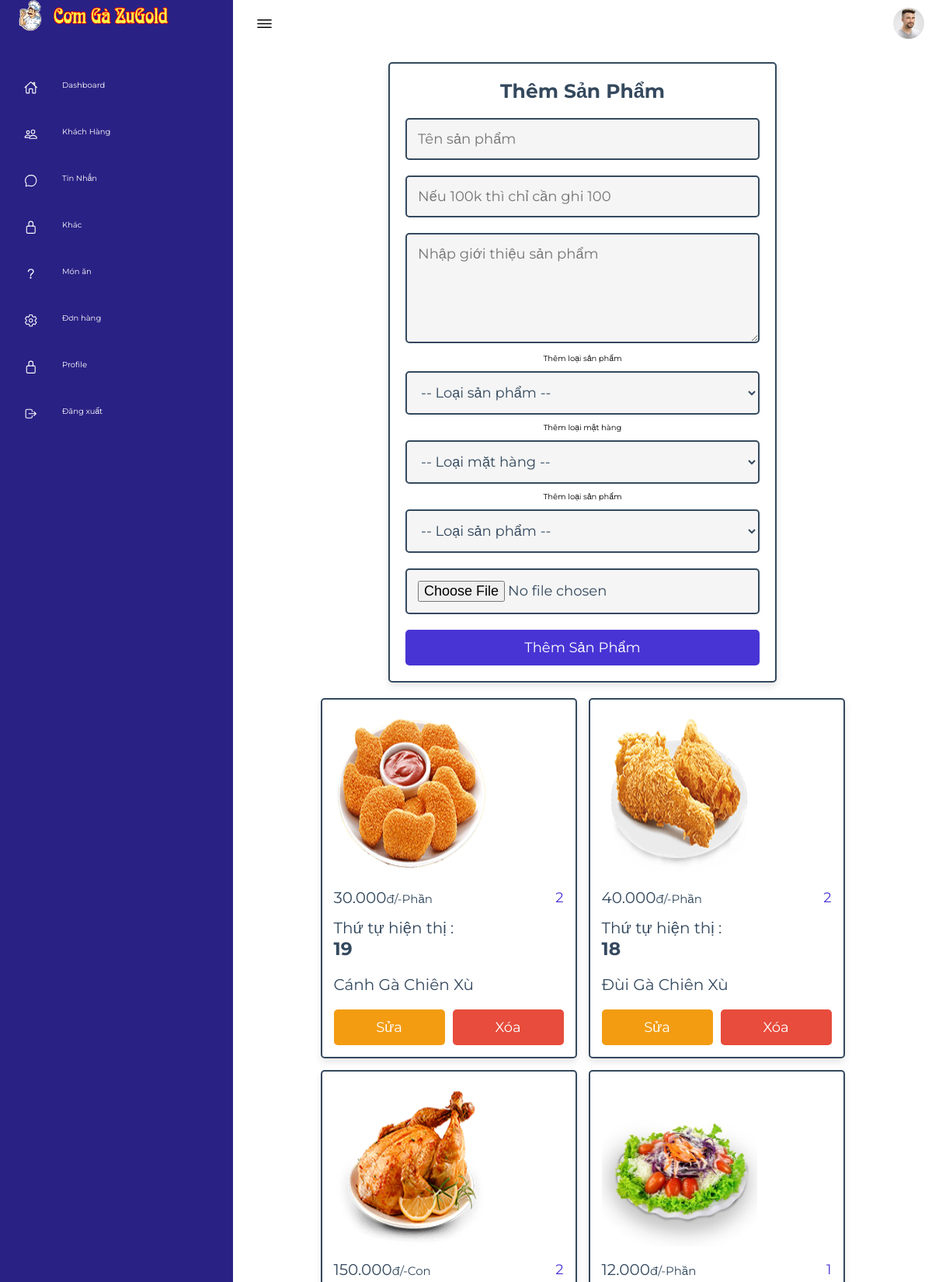
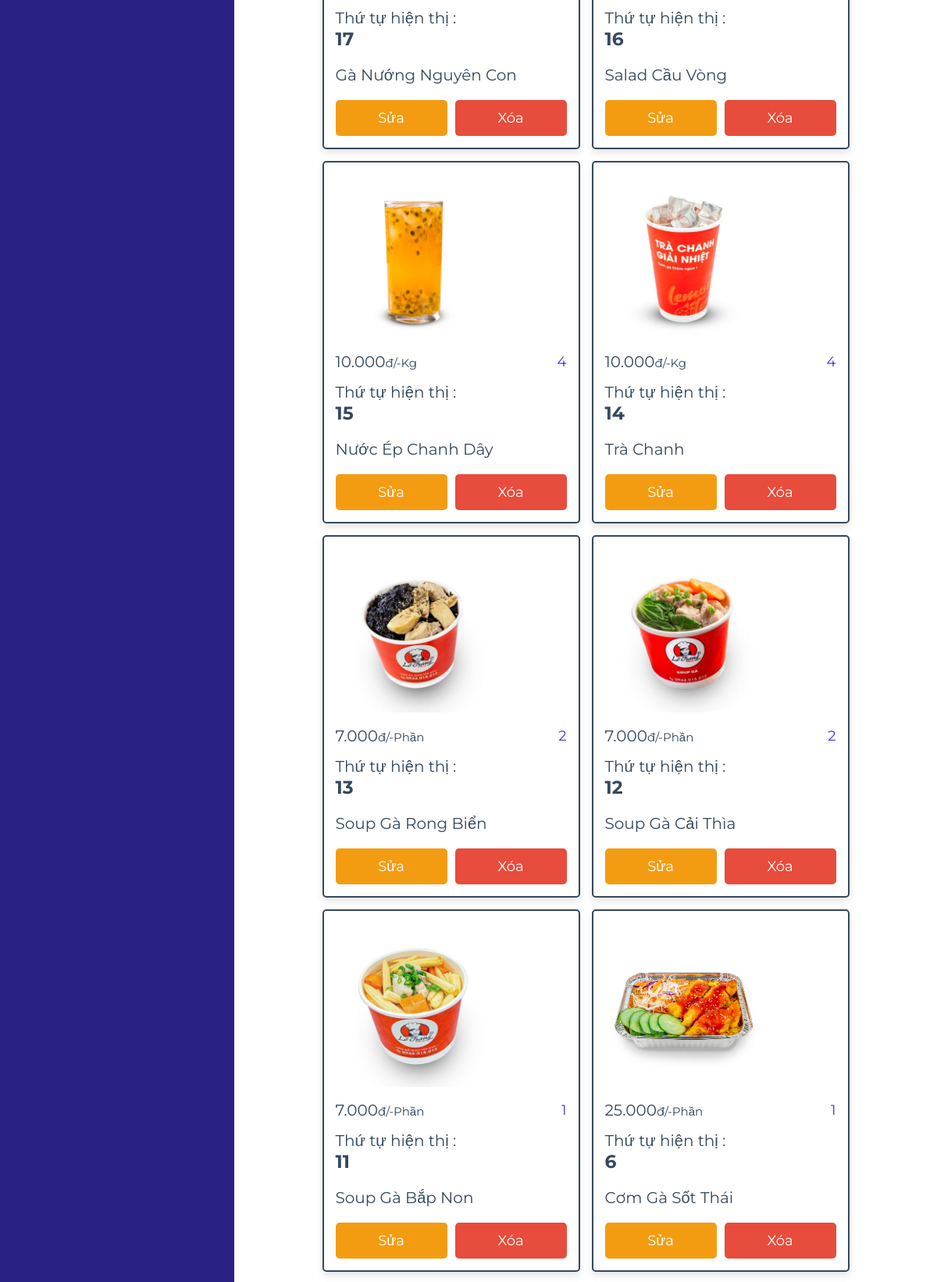
The page /haha/admin-monan.php (signed in, upper part) on the database its author committed (2 pictures, top to bottom).
### tables this page shows
CREATE TABLE `products` (
  `id` int(100) NOT NULL,
  `name` varchar(100) NOT NULL,
  `category` varchar(100) NOT NULL,
  `chitiet` text NOT NULL DEFAULT 'Chưa có thêm chi tiết.',
  `loaisanpham` varchar(50) NOT NULL,
  `fff` varchar(20) NOT NULL,
  `price` decimal(10,3) NOT NULL,
  `image` varchar(100) NOT NULL
);

### haha/admin-monan.php (the view, shortened to what this page needs)
<!DOCTYPE html>
<html lang="en">
<head>
    <link rel="stylesheet" href="assets/css/style.css">
    <link rel="stylesheet" href="../css/admin_style.css">
</head>
<body>
    <?php include 'lk/menu.php'; ?>
        <div class="main">
            <div class="topbar">
                <div class="toggle">
                    <ion-icon name="menu-outline"></ion-icon>
                </div>
                <div class="user">
                    <img src="assets/imgs/customer01.jpg" alt="">
                </div>
            </div>
            <section class="add-products">
<form action="" method="POST" enctype="multipart/form-data">
   <h3>Thêm Sản Phẩm</h3>
   <input type="text" required placeholder="Tên sản phẩm" name="name" maxlength="100" class="box">
   <input type="number" min="0" max="9999999999" required placeholder="Nếu 100k thì chỉ cần ghi 100" name="price" onkeypress="if(this.value.length == 10) return false;" class="box">
   <textarea name="chitiet" class="box" required placeholder="Nhập giới thiệu sản phẩm" maxlength="500" cols="30" rows="5" maxlength="266"></textarea>
   <span>Thêm loại sản phẩm</span>
   <select name="category" class="box" required>
      <option value="" disabled selected>-- Loại sản phẩm --</option>
   </select>
   <span>Thêm loại mặt hàng</span>
   <select name="fff" class="box" required>
      <option value="" disabled selected>-- Loại mặt hàng --</option>
   </select>
   <span>Thêm loại sản phẩm</span>
   <select name="loaisanpham" class="box" required>
      <option value="" disabled selected>-- Loại sản phẩm --</option>
   </select>
   <input type="file" name="image" class="box" accept="image/jpg, image/jpeg, image/png, image/webp" required>
   <input type="submit" value="Thêm sản phẩm" name="add_product" class="btn">
</form>
</section>
<section class="show-products" style="padding-top: 0;">
<div class="box-container">
<?php
   $show_products = $conn->prepare("SELECT * FROM `products` ORDER BY id DESC");
   $show_products->execute();
   if($show_products->rowCount() > 0){
      while($fetch_products = $show_products->fetch(PDO::FETCH_ASSOC)){
?>
<div class="box">
   <img src="../uploaded_img/<?= $fetch_products['image']; ?>" alt="">
   <div class="flex">
      <div class="price"><span></span><?= $fetch_products['price']; ?><span>đ/-<?= $fetch_products['fff']; ?></span></div>
      <div class="category"><?= $fetch_products['category']; ?></div>
   </div>
   <div class="name">Thứ tự hiện thị :<h3><?=$fetch_products['id']; ?></h3></div>
   <div class="name"><?= $fetch_products['name']; ?></div>
   <div class="flex-btn">
      <a href="admin-update-monan.php?update=<?= $fetch_products['id']; ?>" class="option-btn">Sửa</a>
      <a href="admin-monan.php?delete=<?= $fetch_products['id']; ?>" class="delete-btn" onclick="return confirm('Xóa sản phẩm?');">Xóa</a>
   </div>
</div>
<?php
      }
   }else{
      echo '<p class="empty">Chưa có sản phẩm được thêm vào!</p>';
   }
?>
</div>
</section>
        </div>
    </div>
</body>
</html>

### haha/assets/css/style.css (style rules this page uses)
* { font-family: "Ubuntu", sans-serif; margin: 0; padding: 0; box-sizing: border-box; }
:root { --blue: #2a2185; --white: #fff; --gray: #f5f5f5; --black1: #222; --black2: #999; }
body { min-height: 100vh; overflow-x: hidden; }
.main { position: absolute; width: calc(100% - 300px); left: 300px; min-height: 100vh; background: var(--white); transition: 0.5s; }
.topbar { width: 100%; height: 60px; display: flex; justify-content: space-between; align-items: center; padding: 0 10px; }
.toggle { position: relative; width: 60px; height: 60px; display: flex; justify-content: center; align-items: center; font-size: 2.5rem; cursor: pointer; }
.user { position: relative; width: 40px; height: 40px; border-radius: 50%; overflow: hidden; cursor: pointer; }
.user img { position: absolute; top: 0; left: 0; width: 100%; height: 100%; object-fit: cover; }

### css/admin_style.css (style rules this page uses)
:root { --main-color:#4834d4; --red:#e74c3c; --orange:#f39c12; --black:#34495e; --white:#fff; --light-bg:#f5f5f5; --light-color:#999; --border:.2rem solid var(--black); --box-shadow:0 .5rem 1rem rgba(0,0,0,.1); }
* { font-family: 'Montserrat', sans-serif; margin:0; padding:0; box-sizing: border-box; text-decoration: none; outline: none; border:none; }
html { font-size: 62.5%; overflow-x: hidden; }
body { background-color: var(--light-bg); }
section { max-width: 1200px; margin:0 auto; padding:2rem; }
.btn, .delete-btn, .option-btn { display: block; margin-top: 1rem; border-radius: .5rem; cursor: pointer; width: 100%; font-size: 1.8rem; color:var(--white); padding:1.2rem 3rem; text-transform: capitalize; text-align: center; }
.btn { background-color: var(--main-color); }
.delete-btn { background-color: var(--red); }
.option-btn { background-color: var(--orange); }
.flex-btn { display: flex; gap:1rem; }
.add-products form { margin:0 auto; max-width: 50rem; background-color: var(--white); border-radius: .5rem; box-shadow: var(--box-shadow); border:var(--border); padding:2rem; text-align: center; }
.add-products form h3 { margin-bottom: 1rem; font-size: 2.5rem; color:var(--black); text-transform: capitalize; }
.add-products form .box { background-color: var(--light-bg); border:var(--border); width: 100%; padding:1.4rem; font-size: 1.8rem; color:var(--black); border-radius: .5rem; margin: 1rem 0; }
.show-products .box-container { display: grid; grid-template-columns: repeat(auto-fit, 33rem); gap:1.5rem; justify-content: center; align-items: flex-start; }
.show-products .box-container .box { background-color: var(--white); border-radius: .5rem; box-shadow: var(--box-shadow); border:var(--border); padding:1.5rem; }
.show-products .box-container .box img { border-radius: 2rem; height: 17rem; margin: 1rem 0; width: 200px; height: 200px; }
.show-products .box-container .box .name { font-size: 2rem; color:var(--black); padding:1rem 0; }
.show-products .box-container .box .flex { display: flex; align-items: center; gap:1rem; justify-content: space-between; }
.show-products .box-container .box .flex .category { font-size: 1.8rem; color:var(--main-color); }
.show-products .box-container .box .flex .price { font-size: 2rem; color:var(--black); margin:.5rem 0; }
.show-products .box-container .box .flex .price span { font-size: 1.5rem; }

### rows shown on the page
products: image (picture), price "30.000", fff "Phần", category "2", id "19", name "Cánh Gà Chiên Xù"
products: image (picture), price "40.000", fff "Phần", category "2", id "18", name "Đùi Gà Chiên Xù"
products: image (picture), price "150.000", fff "Con", category "2", id "17", name "Gà Nướng Nguyên Con"
products: image (picture), price "12.000", fff "Phần", category "1", id "16", name "Salad Cầu Vòng"
products: image (picture), price "10.000", fff "Kg", category "4", id "15", name "Nước Ép Chanh Dây"
products: image (picture), price "10.000", fff "Kg", category "4", id "14", name "Trà Chanh"
products: image (picture), price "7.000", fff "Phần", category "2", id "13", name "Soup Gà Rong Biển"
products: image (picture), price "7.000", fff "Phần", category "2", id "12", name "Soup Gà Cải Thìa"
products: image (picture), price "7.000", fff "Phần", category "1", id "11", name "Soup Gà Bắp Non"
products: image (picture), price "25.000", fff "Phần", category "1", id "6", name "Cơm Gà Sốt Thái"
